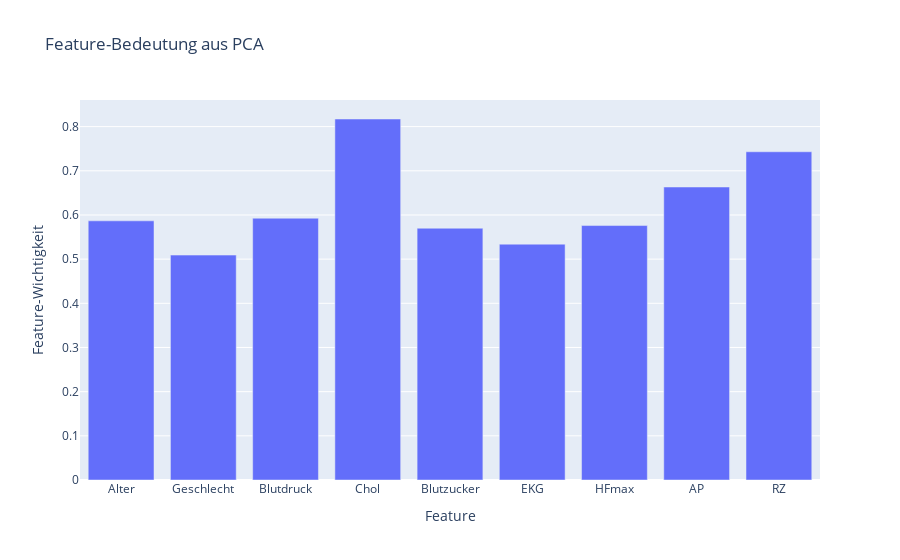

Write notebook code for a chart like this one.
### Markdown cell above
### 4.1 Feature-Bedeutung von PCA

### Code cell
feature_names = data.columns.tolist()
feature_names.remove("KHK") 
# Bedeutung der ursprünglichen Features
feature_importance = np.abs(pca.components_).sum(axis=0)
# DataFrame für Plotly erstellen
df_plot = pd.DataFrame({"Feature": feature_names, "Wichtigkeit": feature_importance})

# Interaktive Visualisierung mit Plotly
fig = px.bar(df_plot, x="Feature", y="Wichtigkeit", title="Feature-Bedeutung aus PCA", labels={"Feature": "Feature", "Wichtigkeit": "Feature-Wichtigkeit"})
fig.update_xaxes() 
fig.show()

### Figure 1 — Plotly figure (JSON) as saved in the notebook; plotly's stock layout.template omitted (floating-point values rounded to 4 significant figures)
{"data": [{"hovertemplate": "Feature=%{x}<br>Feature-Wichtigkeit=%{y}<extra></extra>", "legendgroup": "", "marker": {"color": "#636efa", "pattern": {"shape": ""}}, "name": "", "orientation": "v", "showlegend": false, "textposition": "auto", "type": "bar", "x": ["Alter", "Geschlecht", "Blutdruck", "Chol", "Blutzucker", "EKG", "HFmax", "AP", "RZ"], "xaxis": "x", "y": [0.5867, 0.5092, 0.5926, 0.8173, 0.57, 0.5339, 0.576, 0.6633, 0.7431], "yaxis": "y"}], "layout": {"barmode": "relative", "legend": {"tracegroupgap": 0}, "title": {"text": "Feature-Bedeutung aus PCA"}, "xaxis": {"anchor": "y", "domain": [0, 1], "title": {"text": "Feature"}}, "yaxis": {"anchor": "x", "domain": [0, 1], "title": {"text": "Feature-Wichtigkeit"}}}}
